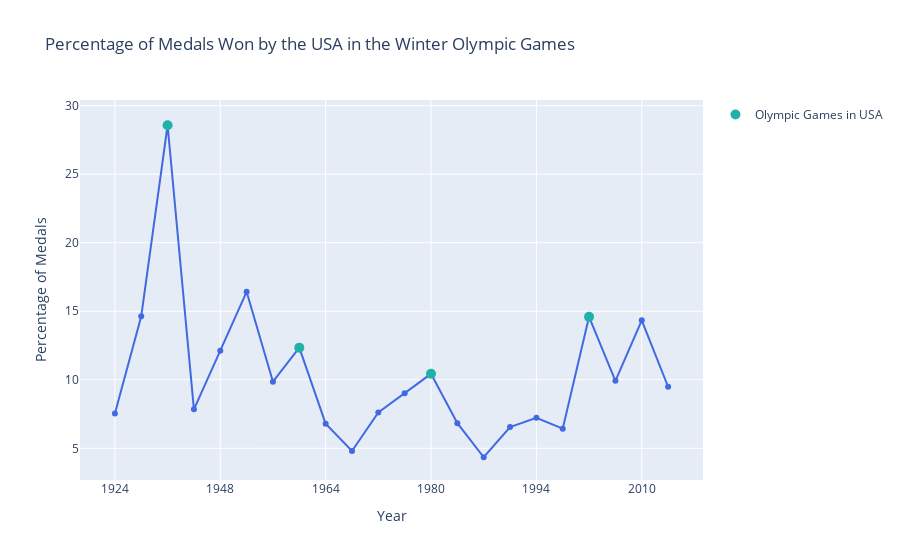

The notebook cell saved with this chart:
### Code cell
medals_winter_perc = PlotFigures.plot_medals_per_season(winter=True)
medals_winter_perc.show()

### Figure 1 — Plotly figure (JSON) as saved in the notebook; plotly's stock layout.template omitted (floating-point values rounded to 4 significant figures)
{"data": [{"hovertemplate": "<br>Year: %{x}<br>Percentage of Medals: %{y:.1f}%<extra></extra>", "legendgroup": "", "line": {"color": "RoyalBlue", "dash": "solid"}, "marker": {"symbol": "circle"}, "mode": "lines+markers", "name": "", "orientation": "v", "showlegend": false, "type": "scatter", "x": ["1924", "1928", "1932", "1936", "1948", "1952", "1956", "1960", "1964", "1968", "1972", "1976", "1980", "1984", "1988", "1992", "1994", "1998", "2002", "2006", "2010", "2014"], "xaxis": "x", "y": [7.547, 14.63, 28.57, 7.843, 12.12, 16.42, 9.859, 12.35, 6.796, 4.808, 7.619, 9.009, 10.43, 6.838, 4.348, 6.548, 7.222, 6.436, 14.59, 9.921, 14.34, 9.492], "yaxis": "y"}, {"hovertemplate": "<br>Year: %{x}<br>Percentage of Medals: %{y:.1f}%<extra></extra>", "marker": {"color": "LightSeaGreen", "size": 10}, "mode": "markers", "name": "Olympic Games in USA", "type": "scatter", "x": ["1932", "1960", "1980", "2002"], "y": [28.57, 12.35, 10.43, 14.59]}], "layout": {"legend": {"tracegroupgap": 0}, "title": {"text": "Percentage of Medals Won by the USA in the Winter Olympic Games"}, "xaxis": {"anchor": "y", "domain": [0, 1], "dtick": 4, "tick0": 0, "tickmode": "linear", "title": {"text": "Year"}}, "yaxis": {"anchor": "x", "domain": [0, 1], "title": {"text": "Percentage of Medals"}}}}
